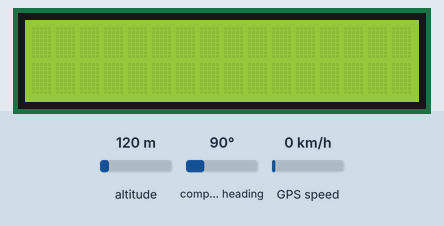
Bench run of a sketch on a simulated Arduino Uno, built with avr-gcc and run on an emulated ATmega328P. On the bench: 16×2 character LCD. Inputs (shaded band) come from the test bench; at power-on: altitude 120 m, compass heading 90°, GPS speed 0 km/h. The GPS gets a fix after 3 s at 37.7749, -122.4194 with 8 satellites.

Above: at 0.1 s.
At 3.1 s:
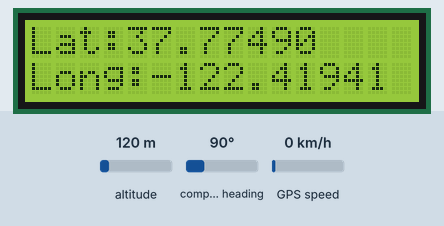

The sketch:

gps_reciever.ino
```cpp
// Project 44 - Creating a Simple GPS Receiver
#include <TinyGPS.h>
#include <LiquidCrystal.h>
LiquidCrystal lcd( 8, 9, 4, 5, 6, 7 );
// Create an instance of the TinyGPS object
TinyGPS gps;
void getgps(TinyGPS &gps);
void setup()
{
  Serial.begin(4800);
  lcd.begin(16, 2);
}
void getgps(TinyGPS &gps)
// The getgps function will display the required data on the LCD
{
  float latitude, longitude;
  //decode and display position data
  gps.f_get_position(&latitude, &longitude);
  lcd.setCursor(0, 0);
  lcd.print("Lat:");
  lcd.print(latitude, 5);
  lcd.print(" ");
  lcd.setCursor(0, 1);
  lcd.print("Long:");
  lcd.print(longitude, 5);
  lcd.print(" ");
  delay(3000); // wait for 3 seconds
  lcd.clear();
}
void loop()
{
  byte a;
  if ( Serial.available() > 0 ) // if there is data coming into the serial line
  {
    a = Serial.read(); // get the byte of data
    if (gps.encode(a)) // if there is valid GPS data...
    {
      getgps(gps); // grab the data and display it on the LCD
    }
  }
}
```

Measured:
- what the display in image 1 shows lasts 3.0 s, from 3.1 s to 6.1 s
